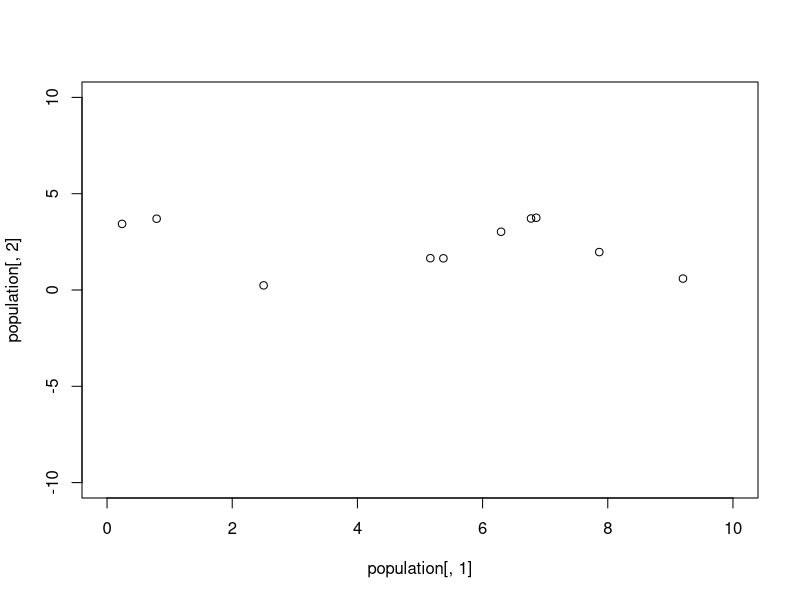

Generate this figure with R: (Note: this script raises an error after producing the figure.)
initPopulation <- function(candidates,gene,min,max) {
	population <- matrix(nrow=candidates, ncol=(gene+1))
	for(i in 1:candidates) {
		population[i] <- runif(gene,min,max)
		population[i,gene+1] <- 0
	}
	return(population)
}

# attention: only for 2D landscapes
evaluate <- function(landscape,population) {
	for(i in 1:nrow(population)) {
		population[i,2] <- landscape(population[i,1])
	}
	return(population)
}

mutateOffspring <- function(population,mutateRate) {
	newPopulation <- matrix(nrow=nrow(population)*2, ncol=ncol(population))
	signs <- c(-1,1)
	# copy old population
	for(i in 1:nrow(population)) {
		for(j in 1:(ncol(population)-1)) {
			newPopulation[i,j] <- population[i,j]
		}
	}
	# get new population
	for(i in 1:nrow(population)) {
		for(j in 1:(ncol(population)-1)) {
			newPopulation[nrow(population)+i,j] <- population[i,j] + mutateRate * sample(signs,1,replace=TRUE)
		}
	}
	return(newPopulation)
}

selectNextGen <- function(population,newSize) {
	population <- population[order(population[,ncol(population)]),]
	return(population[nrow(population):(nrow(population)-newSize),])
}

mainEA <- function(landscape, generations, candidates, gene, mutateRate, xMin, xMax, yMin, yMax) {
	# each but the last column of the population presents one gene of each individual
	# the last column of the population show the fitness of each individual
	population <- initPopulation(candidates,gene,xMin,xMax)
	population <- evaluate(landscape,population)
	
	# plot
	plot(population[,1],population[,2],xlim=c(xMin,xMax),ylim=c(yMin,yMax))
	seq <- seq(xMin,xMax,by=0.1) 
	lines(seq,landscape(seq))
	
	generation = 1
	while(generations > generation) {		
		population <- mutateOffspring(population,mutateRate)
		population <- evaluate(landscape,population)
		population <- selectNextGen(population,candidates)
		generation <- generation + 1
		
		# plot
		plot(population[,1],population[,2],xlim=c(xMin,xMax),ylim=c(yMin,yMax))
		seq <- seq(xMin,xMax,by=0.1) 
		lines(seq,landscape(seq))
	}
	return(population)
}

# define functions (landscapes)
borders <- function(x,y) {
	if(x > 10 || x < 0) {
		return(-Inf)
	}
	return(y)
}

g <- function(x) borders(x,x)
k <- function(x) borders(x,sin(x))
h <- function(x) borders(x,x*sin(x))
l <- function(x) borders(x,2+cos(x)+sin(2*x))

# settings
landscape <- l
generations <- 100
sizeOfPopulation <- 10
gene <- 1
mutateRate <- 0.1
xMin <-  0 # for first initalisation
xMax <- 10 # for first initalisation
yMin <- -10 # for plot
yMax <-  10 # for plot

# and go for it
population <- mainEA(landscape, generations, sizeOfPopulation, gene, mutateRate, xMin, xMax, yMin, yMax)
